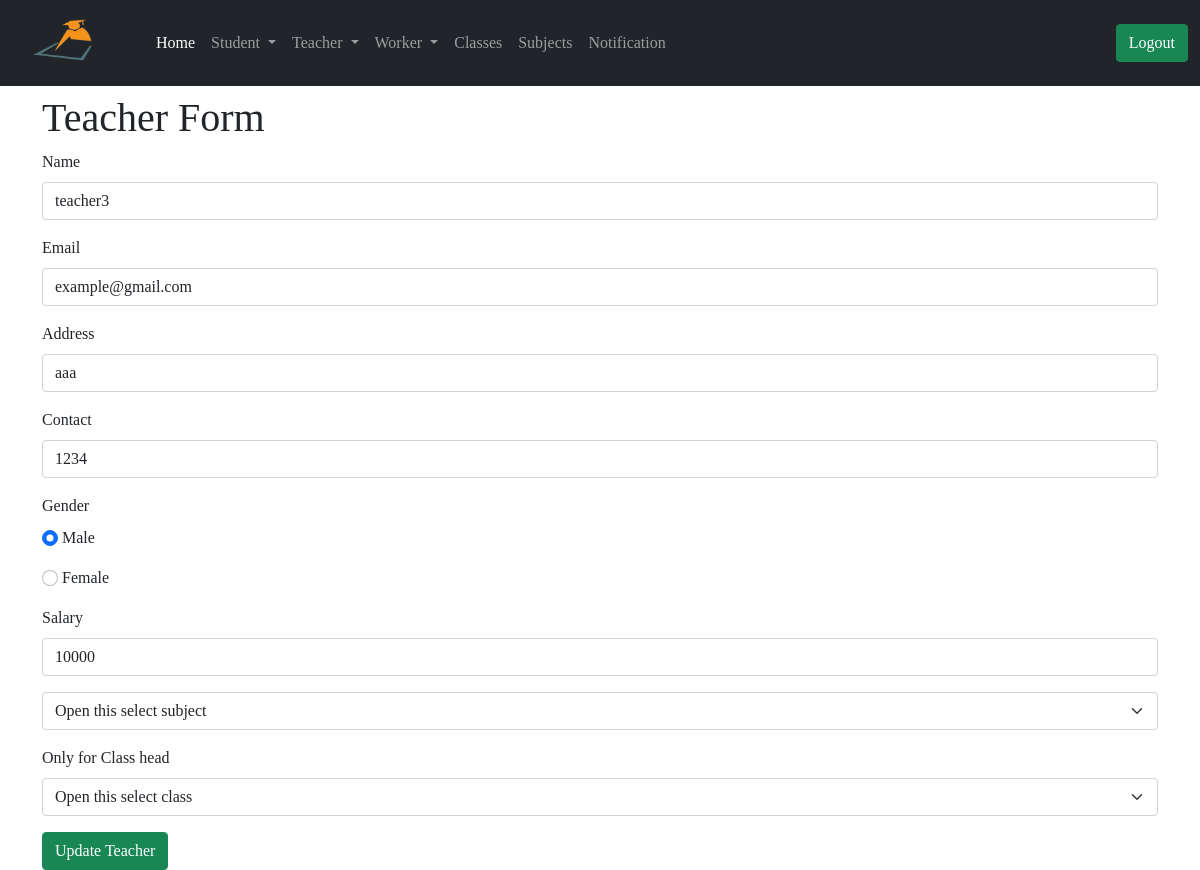
The app's page /administrator/update_teacher/3 (signed in) with its own data.
### app/models.py (models this page shows, shortened)
class Teacher(db.Model):
    id = db.Column(db.Integer, primary_key=True)
    tech_name = db.Column(db.String(64))
    email = db.Column(db.String(64))
    tech_address = db.Column(db.String(128))
    tech_contact = db.Column(db.String(64))
    gender = db.Column(db.String(64))
    salary = db.Column(db.String(64))
    join_date = db.Column(db.DateTime, default=datetime.utcnow())
    admin_id = db.Column(db.Integer, db.ForeignKey('user.id'))
    tech_subject = db.Column(db.Integer, db.ForeignKey('subject.id'))
    tech_class = db.Column(db.Integer, db.ForeignKey('class.id'))
    uploadlecture = db.relationship('UploadLecture', backref='t_lecture')
    attendance = db.relationship('StudentAttendance', backref='t_lecture')

### app/routes.py (the view, shortened to what this page needs)
@app.route('/administrator/update_teacher/<id>', methods=['GET', 'POST'])
@login_required
def update_teacher(id):
    subjects = Subject.query.all()
    teacher = Teacher.query.filter_by(id=id).first()
    return render_template('administrator/add_teacher.html', title='Update Teacher', teacher=teacher, subjects=subjects)

### app/models.py (called while the page is built)
@login.user_loader
def load_user(id):
    return User.query.get(int(id))

    def __repr__(self):
        return 'Subject {}'.format(self.sub_name)

### app/routes.py (called while the page is built)
@app.before_request
def before_request():
    g.user = None
    if 'teacher_id' in session:
        user = Teacher.query.filter_by(id=session['teacher_id']).first()
        g.user = user

@app.before_request
def std_before_request():
    g.std_user = None
    if 'student_id' in session:
        std_user = Student.query.filter_by(id=session['student_id']).first()
        g.std_user = std_user

### app/templates/administrator/add_teacher.html (shortened to what this page needs)
{% extends 'administrator/base.html' %}
{% block content %}
<div class="container mt-2">
<h1>Teacher Form</h1>
<form method="POST">
    <div class="mb-3">
      <label for="Inputname" class="form-label">Name</label>
      <input type="text" class="form-control" name="tech_name" value="{{teacher.tech_name}}" id="Inputname" placeholder="Enter name" required>
    </div>
    <div class="mb-3">
        <label for="Inputname" class="form-label">Email</label>
        <input type="email" class="form-control" name="email" value="{{teacher.email}}" id="Inputname" placeholder="Enter email" required>
    </div>
    <div class="mb-3">
        <label for="Inputaddress" class="form-label">Address</label>
        <input type="text" class="form-control" name="tech_address" value="{{teacher.tech_address}}" id="Inputaddress" placeholder="Enter address" required>
    </div>
    <div class="mb-3">
        <label for="Inputcontact" class="form-label">Contact</label>
        <input type="tel" class="form-control" name="tech_contact" value="{{teacher.tech_contact}}" id="Inputcontact" placeholder="Enter contact" required>
    </div>
    <label for="Inputcontact" class="form-label">Gender</label>
    {% if teacher %}
    {% if teacher.gender == 'Male' %}
    <div class="mb-3">
      <input class="form-check-input" type="radio" name="gender" value="Male" id="flexRadioDefault1" checked>
      <label class="form-check-label" for="flexRadioDefault1">
        Male
      </label>
    </div>
    <div class="mb-3">
      <input class="form-check-input" type="radio" name="gender" value="Female" id="flexRadioDefault2">
      <label class="form-check-label" for="flexRadioDefault2">
        Female
      </label>
    </div>
      {% endif %}
    {% endif %}
  <div class="mb-3">
    <label for="salary" class="form-label">Salary</label>
    <input type="text" class="form-control" name="salary" value="{{teacher.salary}}" id="Inputname" placeholder="Enter Salary" required>
  </div>
    <div class="mb-3">
        <select class="form-select" name="tech_subject"  aria-label="Default select example">
            <option selected>Open this select subject</option>
        </select>
    </div>
    <div class="mb-3">
      <label for="Inputcontact" class="form-label">Only for Class head</label>
      <select class="form-select" name="stdclass"  aria-label="Default select example">
          <option selected>Open this select class</option>
      </select>
    </div>
    {% if teacher %}
    <button type="submit" class="btn btn-success">Update Teacher</button>
    {% else %}
    <button type="submit" class="btn btn-success">Add Teacher</button>
    {% endif %}
  </form>
</div>
{% endblock %}

### app/templates/administrator/base.html (style rules this page uses)
body { font-family: 'Times New Roman', Times, serif; }

### records on screen
Teacher: tech_name "teacher3", email "example@gmail.com", tech_address "aaa", tech_contact "1234", salary "10000"
